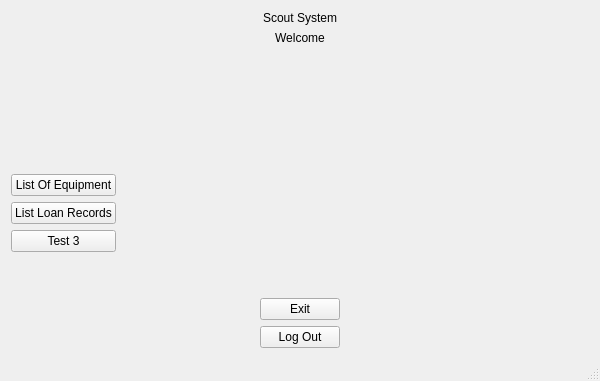
<?xml version="1.0" encoding="UTF-8"?>
<ui version="4.0">
 <class>ProjectClass</class>
 <widget class="QMainWindow" name="ProjectClass">
  <property name="geometry">
   <rect>
    <x>0</x>
    <y>0</y>
    <width>600</width>
    <height>381</height>
   </rect>
  </property>
  <property name="windowTitle">
   <string>Project</string>
  </property>
  <widget class="QWidget" name="centralWidget">
   <layout class="QVBoxLayout" name="verticalLayout">
    <item>
     <widget class="QLabel" name="Title">
      <property name="text">
       <string>Scout System</string>
      </property>
      <property name="alignment">
       <set>Qt::AlignCenter</set>
      </property>
     </widget>
    </item>
    <item>
     <widget class="QLabel" name="Welcome">
      <property name="text">
       <string>Welcome</string>
      </property>
      <property name="alignment">
       <set>Qt::AlignCenter</set>
      </property>
     </widget>
    </item>
    <item>
     <spacer name="verticalSpacer_3">
      <property name="orientation">
       <enum>Qt::Vertical</enum>
      </property>
      <property name="sizeHint" stdset="0">
       <size>
        <width>20</width>
        <height>40</height>
       </size>
      </property>
     </spacer>
    </item>
    <item>
     <spacer name="verticalSpacer">
      <property name="orientation">
       <enum>Qt::Vertical</enum>
      </property>
      <property name="sizeHint" stdset="0">
       <size>
        <width>20</width>
        <height>40</height>
       </size>
      </property>
     </spacer>
    </item>
    <item>
     <layout class="QGridLayout" name="gridLayout">
      <item row="0" column="1">
       <spacer name="horizontalSpacer">
        <property name="orientation">
         <enum>Qt::Horizontal</enum>
        </property>
        <property name="sizeHint" stdset="0">
         <size>
          <width>40</width>
          <height>20</height>
         </size>
        </property>
       </spacer>
      </item>
      <item row="1" column="0">
       <widget class="QPushButton" name="LoanRecord">
        <property name="text">
         <string>List Loan Records</string>
        </property>
       </widget>
      </item>
      <item row="2" column="0">
       <widget class="QPushButton" name="pushButton_3">
        <property name="text">
         <string>Test 3</string>
        </property>
       </widget>
      </item>
      <item row="0" column="0">
       <widget class="QPushButton" name="ListOfEquipment">
        <property name="text">
         <string>List Of Equipment</string>
        </property>
       </widget>
      </item>
     </layout>
    </item>
    <item>
     <layout class="QGridLayout" name="gridLayout_2">
      <item row="2" column="1">
       <widget class="QPushButton" name="LogoutButton">
        <property name="text">
         <string>Log Out</string>
        </property>
       </widget>
      </item>
      <item row="1" column="0">
       <spacer name="horizontalSpacer_3">
        <property name="orientation">
         <enum>Qt::Horizontal</enum>
        </property>
        <property name="sizeHint" stdset="0">
         <size>
          <width>40</width>
          <height>20</height>
         </size>
        </property>
       </spacer>
      </item>
      <item row="2" column="0">
       <spacer name="horizontalSpacer_5">
        <property name="orientation">
         <enum>Qt::Horizontal</enum>
        </property>
        <property name="sizeHint" stdset="0">
         <size>
          <width>40</width>
          <height>20</height>
         </size>
        </property>
       </spacer>
      </item>
      <item row="2" column="2">
       <spacer name="horizontalSpacer_6">
        <property name="orientation">
         <enum>Qt::Horizontal</enum>
        </property>
        <property name="sizeHint" stdset="0">
         <size>
          <width>40</width>
          <height>20</height>
         </size>
        </property>
       </spacer>
      </item>
      <item row="1" column="1">
       <widget class="QPushButton" name="ExitButton">
        <property name="text">
         <string>Exit</string>
        </property>
       </widget>
      </item>
      <item row="1" column="2">
       <spacer name="horizontalSpacer_4">
        <property name="orientation">
         <enum>Qt::Horizontal</enum>
        </property>
        <property name="sizeHint" stdset="0">
         <size>
          <width>40</width>
          <height>20</height>
         </size>
        </property>
       </spacer>
      </item>
      <item row="0" column="1">
       <spacer name="verticalSpacer_5">
        <property name="orientation">
         <enum>Qt::Vertical</enum>
        </property>
        <property name="sizeHint" stdset="0">
         <size>
          <width>20</width>
          <height>40</height>
         </size>
        </property>
       </spacer>
      </item>
     </layout>
    </item>
   </layout>
  </widget>
  <widget class="QStatusBar" name="statusBar"/>
 </widget>
 <layoutdefault spacing="6" margin="11"/>
 <resources>
  <include location="Project.qrc"/>
 </resources>
 <connections>
  <connection>
   <sender>LogoutButton</sender>
   <signal>clicked()</signal>
   <receiver>ProjectClass</receiver>
   <slot>close()</slot>
   <hints>
    <hint type="sourcelabel">
     <x>298</x>
     <y>328</y>
    </hint>
    <hint type="destinationlabel">
     <x>138</x>
     <y>325</y>
    </hint>
   </hints>
  </connection>
  <connection>
   <sender>ListOfEquipment</sender>
   <signal>clicked()</signal>
   <receiver>ProjectClass</receiver>
   <slot>DisplayAndBorrow()</slot>
   <hints>
    <hint type="sourcelabel">
     <x>82</x>
     <y>147</y>
    </hint>
    <hint type="destinationlabel">
     <x>324</x>
     <y>142</y>
    </hint>
   </hints>
  </connection>
  <connection>
   <sender>LoanRecord</sender>
   <signal>clicked()</signal>
   <receiver>ProjectClass</receiver>
   <slot>displayLoanRecord()</slot>
   <hints>
    <hint type="sourcelabel">
     <x>86</x>
     <y>176</y>
    </hint>
    <hint type="destinationlabel">
     <x>272</x>
     <y>194</y>
    </hint>
   </hints>
  </connection>
 </connections>
 <slots>
  <slot>DisplayAndBorrow()</slot>
  <slot>displayLoanRecord()</slot>
 </slots>
</ui>
